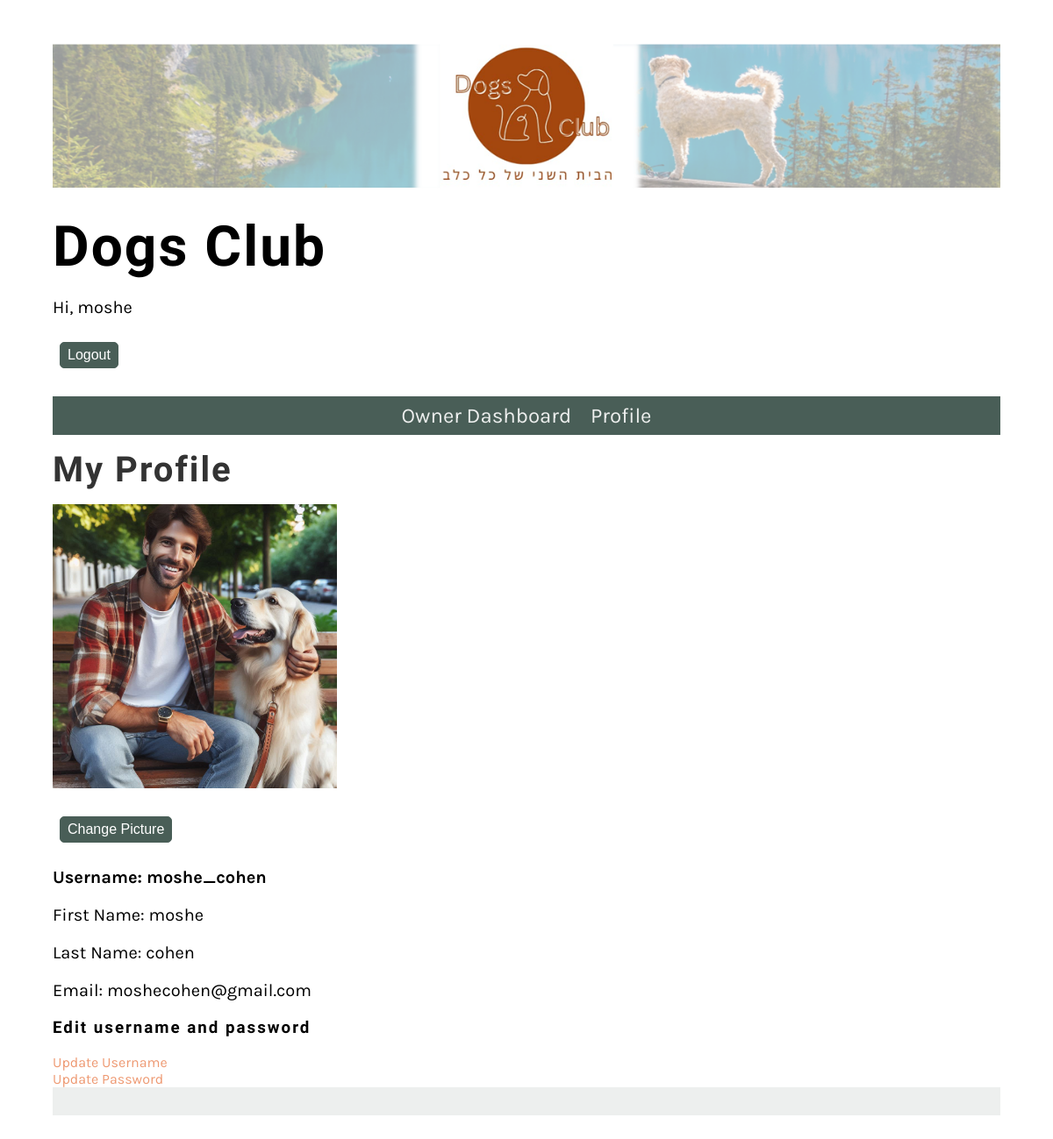
The page /user/profile/ (signed in) on the database its author committed.
### Website/models.py (models this page shows, shortened)
class Profile(models.Model):
    user = models.OneToOneField(User, on_delete=models.CASCADE)
    profile_picture = models.ImageField(upload_to='profile_pictures', blank=True, null=True, default='profile_pictures/default.jpg')

### Website/views.py (the view, shortened to what this page needs)
# urls.py: path('user/profile/', ProfileView.as_view(), name='profile'),
class ProfileView(LoginRequiredMixin, View):
    def get(self, request):
        profile = request.user.profile
        form = ProfileForm(instance=profile)
        dogs = Dog.objects.filter(owner=request.user)
        return render(request, 'profile.html', {'form': form, 'profile': profile, 'dogs': dogs})

### Website/templatetags/custom_filters.py (called while the page is built)
@register.filter
def has_group(user, group_name):
    return user.groups.filter(name=group_name).exists()

### Website/templates/profile.html (shortened to what this page needs)
{% extends 'base.html' %}
{% load static %}
{% load custom_filters %}
{% block content %}
<!DOCTYPE html>
<html>
<head>
</head>
<body>
    <h2>My Profile</h2>
    <div>
        {% if profile.profile_picture %}
            <img src="{{ profile.profile_picture.url }}" alt="Profile Picture" width=30%>
        {% else %}
            <p><i>No profile picture available</i></p>
        {% endif %}
        <button id="change-image-button" onclick="toggleImageUploadForm()" class="small_button">Change Picture</button>
        <p><b>Username: {{ profile.user.username }}</b></p>
        <p>First Name: {{ profile.user.first_name }}</p>
        <p>Last Name: {{ profile.user.last_name }}</p>
        <p>Email: {{ profile.user.email }}</p>
    </div>
    <h3>Edit username and password</h3>
    <a href="{% url 'update_username' %}">Update Username</a></br>
    <a href="{% url 'update_password' %}">Update Password</a></br>
</body>
</html>
{% endblock %}

### Website/templates/base.html (shortened to what this page needs)
{% load custom_filters %}
{% load static %}
<!DOCTYPE html>
<html lang="en">
<head>
    <link
    rel="preload"
    as="style"
    href="{% static 'css/style.css' %}"
    onload="this.rel = 'stylesheet'"
  />
</head>
<body>
    <header>
        <img src="{% static 'img/logo.png' %}" alt="Logo" class="logo">
        <h1>Dogs Club</h1>
        {% if user.is_authenticated %}
                <p>Hi, {{user.first_name}}</p>
                <form method="post" action="{% url 'logout' %}">
                    <button type="submit" class = "small_button">Logout</button>
                </form>
        {% else %}
                <a href="{% url 'login' %}" >Login</a>/<a href="{% url 'register' %}" >Sign Up</a>
        {% endif %}
    </header>
    <nav>
        <ul>
        {% if user.is_authenticated %}
            {% if request.user|has_group:"Customers" %}
                <li><a href="{% url 'home' %}">Home</a></li>
                <li><a href="{% url 'about' %}">About</a></li>
                <li><a href="{% url 'boardinghouse_list' %}">Boarding Houses</a></li>
                <li><a href="{% url 'booking_history' %}">Booking History</a></li>
            {% elif request.user|has_group:"Boardinghouse Owners"  %}
                <li><a href="{% url 'owner_dashboard' %}">Owner Dashboard</a></li>
            {% endif %}
            <li><a href="{% url 'profile' %}">Profile</a></li>
        {% else %}
            <li><a href="{% url 'home' %}">Home</a></li>
            <li><a href="{% url 'about' %}">About</a></li>
            <li><a href="{% url 'boardinghouse_list' %}">Boarding Houses</a></li>
        {% endif %}
        </ul>
    </nav>
<main>
    {% block content %}{% endblock %}
</main>
<footer>
</footer>
</body>
</html>

### Website/static/css/style.css (style rules this page uses)
.logo { width: 100%; }
body { font-family: 'Karla', sans-serif; margin-top: 3rem; margin-bottom: 3rem; margin-left: 5%; margin-right: 5%; }
h1, h2, h3, h4, h5, h6 { font-family: 'Markazi Text', serif; letter-spacing: 2px;; }
h1 { font-size: 4rem; margin-top: 1.5rem; margin-bottom: 0; }
h2 { font-size: 2.5rem; color: #333333; margin:1rem 0; }
p, ul { font-size: 1.25rem;; }
a { color: #EE9972; text-decoration: none; }
header img { display: block; margin-left: auto; margin-right: auto; max-width: 100%; height: auto; }
nav { background-color: #495E57; margin-top: 1rem; margin-bottom: 1rem; margin-bottom: 0px; }
nav ul { list-style: none; font-size: 1.5rem; text-align: center; padding-inline-start: 0rem; margin-bottom: 0px; }
nav ul li { display: inline-block; margin: 0.5rem; }
nav ul a { color: #EDEFEE; text-decoration: none; }
footer { background-color: #EDEFEE; padding: 1rem; display: flex; gap: 2rem 1rem; }
.small_button { padding: .25rem .5rem; border: 1px solid #495E57; background-color: #495E57; border-radius: 5px; font-size: 1rem; display: inline-block; color: #fff; line-height: 20px; margin: 0.5rem; }

### rows shown on the page
Profile: profile_picture (picture), user.username "moshe_cohen", user.first_name "moshe", user.last_name "cohen", user.email "moshecohen@gmail.com"

### other values the page prints
{{ user.first_name }} "moshe"
